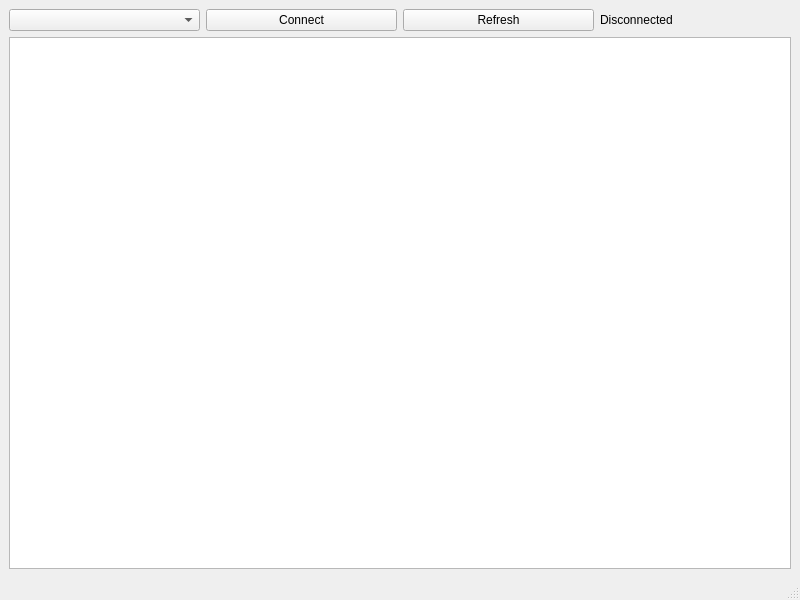
<?xml version="1.0" encoding="UTF-8"?>
<ui version="4.0">
 <class>MainWindow</class>
 <widget class="QMainWindow" name="MainWindow">
  <property name="geometry">
   <rect>
    <x>0</x>
    <y>0</y>
    <width>800</width>
    <height>600</height>
   </rect>
  </property>
  <property name="windowTitle">
   <string>MainWindow</string>
  </property>
  <widget class="QWidget" name="centralwidget">
   <layout class="QVBoxLayout" name="verticalLayout">
    <item>
     <layout class="QHBoxLayout" name="horizontalLayout">
      <item>
       <widget class="QComboBox" name="portCombo"/>
      </item>
      <item>
       <widget class="QPushButton" name="connectButton">
        <property name="text">
         <string>Connect</string>
        </property>
       </widget>
      </item>
      <item>
       <widget class="QPushButton" name="refreshButton">
        <property name="text">
         <string>Refresh</string>
        </property>
       </widget>
      </item>
      <item>
       <widget class="QLabel" name="statusLabel">
        <property name="text">
         <string>Disconnected</string>
        </property>
       </widget>
      </item>
     </layout>
    </item>
    <item>
     <widget class="QPlainTextEdit" name="rxText"/>
    </item>
   </layout>
  </widget>
  <widget class="QMenuBar" name="menubar">
   <property name="geometry">
    <rect>
     <x>0</x>
     <y>0</y>
     <width>800</width>
     <height>25</height>
    </rect>
   </property>
  </widget>
  <widget class="QStatusBar" name="statusbar"/>
 </widget>
 <resources/>
 <connections/>
</ui>
